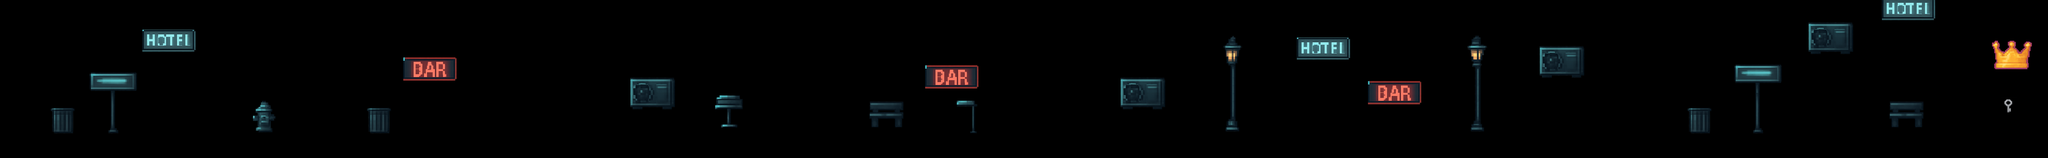

Below is a game level as drawn by its tile map, then a one-line description and the .tmx that defines it (tile-layer data replaced by summaries):
An orthogonal 259x20 tile map with 32x32 px tiles, 1 tile layer (Tile Layer 1), 3 tilesets and 88 objects.

<map version="1.10" tiledversion="1.11.2" orientation="orthogonal" renderorder="right-down" width="259" height="20" tilewidth="32" tileheight="32" infinite="0" nextlayerid="7" nextobjectid="352">
 <tileset firstgid="1" source="obstacles-map-cassidy.tsx" />
 <tileset firstgid="2217" source="../lou/obstacles-map-lou2.tsx" />
 <tileset firstgid="6633" source="divers.tsx" />
 <layer id="1" name="Tile Layer 1" width="259" height="20">
  <data>[5180 cells, 636 non-empty, 313 distinct tile ids]</data>
 </layer>
 <objectgroup id="3" name="Coins">
  <object id="324" x="475.342" y="241.9" width="41.7158" height="38.6266" />
  <object id="325" x="405.028" y="241.599" width="41.7158" height="38.6266" />
  <object id="326" x="591.006" y="69.9507" width="41.7158" height="38.6266" />
  <object id="327" x="735.046" y="71.5737" width="41.7158" height="38.6266" />
  <object id="328" x="663.229" y="69.9507" width="41.7158" height="38.6266" />
  <object id="329" x="1683.02" y="184.073" width="41.7158" height="38.6266" />
  <object id="330" x="1760.54" y="182.826" width="41.7158" height="38.6266" />
  <object id="331" x="2928.06" y="307.25" width="41.7158" height="38.6266" />
  <object id="332" x="2930.74" y="227.622" width="41.7158" height="38.6266" />
  <object id="333" x="3756.54" y="204.36" width="41.7158" height="38.6266" />
  <object id="334" x="3831.7" y="205.255" width="41.7158" height="38.6266" />
  <object id="335" x="3902.38" y="206.15" width="41.7158" height="38.6266" />
  <object id="336" x="5265.52" y="86.8862" width="41.7158" height="38.6266" />
  <object id="337" x="5332.69" y="88.7016" width="41.7158" height="38.6266" />
  <object id="338" x="5394.41" y="89.6093" width="41.7158" height="38.6266" />
  <object id="339" x="7872.4" y="15.1788" width="41.7158" height="38.6266" />
  <object id="340" x="7873.31" y="86.8862" width="41.7158" height="38.6266" />
  <object id="341" x="7872.4" y="163.132" width="41.7158" height="38.6266" />
  <object id="342" x="7872.4" y="231.209" width="41.7158" height="38.6266" />
  <object id="343" x="7871.49" y="307.454" width="41.7158" height="38.6266" />
 </objectgroup>
 <objectgroup id="2" name="Collisions">
  <object id="162" x="576.979" y="120.185" width="209.01" height="88.7835" />
  <object id="165" x="362.426" y="300.85" width="191.849" height="59.8765" />
  <object id="167" x="448.542" y="362.342" width="16.697" height="156.96" />
  <object id="169" x="212.956" y="437.44" width="81.5204" height="103.619" />
  <object id="178" x="1.46263" y="522.299" width="8302.64" height="116.87" />
  <object id="246" x="444.957" y="519.299" width="27.1583" height="20.3001" />
  <object id="248" x="368.642" y="293.731" width="183.336" height="6.57117" />
  <object id="249" x="367.985" y="360.757" width="184.65" height="5.91405" />
  <object id="252" x="786.057" y="125.849" width="5.68166" height="76.4183" />
  <object id="254" x="1499.25" y="436.133" width="76.8895" height="104.045" />
  <object id="255" x="1576.14" y="440.446" width="5.43556" height="9.44071" />
  <object id="256" x="1491.9" y="436.223" width="7.28373" height="96.7593" />
  <object id="257" x="1484.88" y="440.293" width="6.86442" height="9.87964" />
  <object id="258" x="1632.64" y="233.032" width="209.559" height="93.6086" />
  <object id="259" x="1842.19" y="235.577" width="5.93891" height="83.9932" />
  <object id="260" x="2552.45" y="315.809" width="175.599" height="115.743" />
  <object id="261" x="2728.05" y="322.528" width="4.88624" height="110.551" />
  <object id="262" x="2680.71" y="432.468" width="38.7845" height="8.85631" />
  <object id="263" x="2561" y="431.858" width="40.0061" height="10.0779" />
  <object id="264" x="2917.98" y="505.534" width="66.0008" height="11.7058" />
  <object id="265" x="2943.04" y="443.45" width="14.8589" height="61.0293" />
  <object id="266" x="2923.8" y="504.468" width="52.0692" height="1.00617" />
  <object id="267" x="2894.26" y="426.689" width="111.538" height="16.3563" />
  <object id="268" x="2898.99" y="401.662" width="106.809" height="24.633" />
  <object id="269" x="2912" y="386.291" width="82.7668" height="14.9768" />
  <object id="270" x="2899.19" y="394.765" width="12.8091" height="6.70017" />
  <object id="279" x="3519.69" y="410.362" width="135.542" height="35.6689" />
  <object id="281" x="3619.4" y="446.142" width="22.8963" height="5.78432" />
  <object id="282" x="3530.35" y="446.021" width="23.9808" height="5.90482" />
  <object id="283" x="3519.33" y="451.893" width="135.864" height="27.625" />
  <object id="284" x="3525.51" y="479.815" width="28.6015" height="34.9574" />
  <object id="285" x="3620.18" y="479.815" width="30.1069" height="34.7902" />
  <object id="286" x="3517.41" y="459.9" width="1.92844" height="19.7919" />
  <object id="288" x="3744.44" y="266.091" width="209.559" height="93.6086" />
  <object id="289" x="3953.99" y="268.636" width="5.93891" height="83.9932" />
  <object id="294" x="4535.64" y="316.665" width="175.599" height="115.743" />
  <object id="295" x="4711.24" y="323.384" width="4.88624" height="110.551" />
  <object id="296" x="4663.9" y="433.324" width="38.7845" height="8.85631" />
  <object id="297" x="4544.19" y="432.714" width="40.0061" height="10.0779" />
  <object id="298" x="5249.69" y="153.171" width="209.01" height="88.7835" />
  <object id="299" x="5458.77" y="158.835" width="5.68166" height="76.4183" />
  <object id="300" x="5536.91" y="328.852" width="209.559" height="93.6086" />
  <object id="301" x="5746.46" y="331.397" width="5.93891" height="83.9932" />
  <object id="302" x="6232.05" y="187.74" width="175.599" height="115.743" />
  <object id="303" x="6407.65" y="194.459" width="4.88624" height="110.551" />
  <object id="304" x="6360.31" y="304.399" width="38.7845" height="8.85631" />
  <object id="305" x="6240.6" y="303.789" width="40.0061" height="10.0779" />
  <object id="306" x="6843.54" y="436.632" width="76.8895" height="104.045" />
  <object id="307" x="6920.43" y="440.945" width="5.43556" height="9.44071" />
  <object id="308" x="6836.19" y="436.722" width="7.28373" height="96.7593" />
  <object id="309" x="6829.17" y="440.792" width="6.86442" height="9.87964" />
  <object id="310" x="7015.39" y="267.099" width="198.242" height="61.8719" />
  <object id="311" x="7103.93" y="334.651" width="17.9278" height="184.284" />
  <object id="312" x="7024.21" y="261.214" width="183.898" height="5.80504" />
  <object id="313" x="7021.13" y="329.003" width="190.803" height="6.11113" />
  <object id="314" x="7100.95" y="519.141" width="26.9533" height="3.21724" />
  <object id="315" x="7319.98" y="91.7442" width="175.599" height="117.408" />
  <object id="316" x="7495.58" y="98.4632" width="4.88624" height="110.551" />
  <object id="317" x="7449.07" y="209.235" width="38.7845" height="8.85631" />
  <object id="318" x="7328.26" y="208.719" width="40.0061" height="9.52305" />
  <object id="319" x="7617.12" y="-7.52924" width="209.01" height="88.7835" />
  <object id="320" x="7826.2" y="-1.86524" width="5.68166" height="76.4183" />
 </objectgroup>
 <objectgroup id="4" name="Enemy">
  <object id="344" x="2068.38" y="398.074" width="118.297" height="122.24">
   <properties>
    <property name="sprite" value="enemy/jokerr.png" />
   </properties>
  </object>
  <object id="346" x="3205.34" y="400.079" width="118.297" height="122.24">
   <properties>
    <property name="sprite" value="enemy/pingouinn.png" />
   </properties>
  </object>
  <object id="347" x="4179.87" y="400.079" width="118.297" height="122.24">
   <properties>
    <property name="sprite" value="enemy/jokerr.png" />
   </properties>
  </object>
  <object id="348" x="6515.95" y="400.079" width="118.297" height="122.24">
   <properties>
    <property name="sprite" value="enemy/jokerr.png" />
   </properties>
  </object>
  </objectgroup>
 <objectgroup id="6" name="Key">
  <!-- 1 objects omitted --></objectgroup>
</map>
<!-- 2 of 88 objects omitted -->
